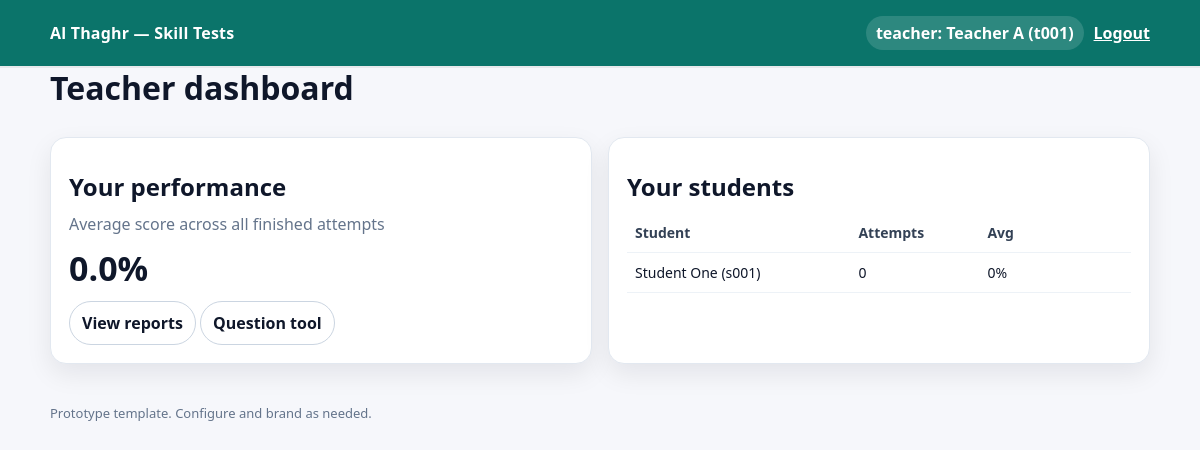
/teacher/dashboard (signed in), run on the app's committed database.
### app/models.py (models this page shows, shortened)
class User(UserMixin, db.Model):
    id = db.Column(db.String(64), primary_key=True)
    role = db.Column(db.String(16), nullable=False)  # student / teacher / chairman
    name = db.Column(db.String(128), nullable=False)
    pin_hash = db.Column(db.String(256), nullable=False)
    teacher_id = db.Column(db.String(64), db.ForeignKey("user.id"), nullable=True)
    email = db.Column(db.String(256), nullable=True)

### app/routes/teacher.py (the view)
@bp.get("/dashboard")
@login_required
def dashboard():
    if not _ensure_teacher():
        return redirect(url_for('auth.home'))
    students = User.query.filter_by(role="student", teacher_id=current_user.id).order_by(User.name.asc()).all()
    skills = Skill.query.filter_by(is_active=True).order_by(Skill.order_index.asc()).all()
    attempts = Attempt.query.filter_by(teacher_id=current_user.id).filter(Attempt.finished_at.isnot(None)).all()
    avg_score = round(100 * (sum([a.score or 0 for a in attempts]) / len(attempts)), 2) if attempts else 0.0
    student_rows = []
    for s in students:
        s_attempts = [a for a in attempts if a.student_id == s.id]
        student_rows.append({
            "student": s,
            "attempts": len(s_attempts),
            "avg": round(100 * (sum([a.score or 0 for a in s_attempts]) / len(s_attempts)), 1) if s_attempts else 0
        })
    return render_template("teacher_dashboard.html", students=students, skills=skills, avg_score=avg_score, student_rows=student_rows)

### app/routes/teacher.py (called while the page is built)
def _ensure_teacher():
    if current_user.role != "teacher":
        flash("Teacher access only.", "error")
        return False
    return True

### app/templates/teacher_dashboard.html
{% extends "base.html" %}
{% block content %}
<h1>Teacher dashboard</h1>
<div class="grid">
  <div class="card">
    <h2>Your performance</h2>
    <div class="muted">Average score across all finished attempts</div>
    <div class="big">{{ avg_score }}%</div>
    <a class="linkBtn" href="{{ url_for('teacher.reports') }}">View reports</a>
    <a class="linkBtn" href="{{ url_for('teacher.question_tool') }}">Question tool</a>
  </div>
  <div class="card">
    <h2>Your students</h2>
    {% if student_rows %}
      <table class="table">
        <thead><tr><th>Student</th><th>Attempts</th><th>Avg</th><th></th></tr></thead>
        <tbody>
          {% for r in student_rows %}
            <tr>
              <td>{{ r.student.name }} ({{ r.student.id }})</td>
              <td>{{ r.attempts }}</td>
              <td>{{ r.avg }}%</td>
              <td><a class="link" href="{{ url_for('teacher.student_detail', student_id=r.student.id) }}">Open</a></td>
            </tr>
          {% endfor %}
        </tbody>
      </table>
    {% else %}
      <div class="muted">No students linked to you yet.</div>
    {% endif %}
  </div>
</div>
{% endblock %}

### app/templates/base.html (shortened to what this page needs)
<!doctype html>
<html lang="en">
<head>
  <link rel="stylesheet" href="{{ url_for('static', filename='css/app.css') }}">
</head>
<body>
  <header class="top">
    <div class="container top-inner">
      <div class="brand">Al Thaghr — Skill Tests</div>
      <nav class="nav">
        {% if current_user.is_authenticated %}
          <span class="pill">{{ current_user.role }}: {{ current_user.name }} ({{ current_user.id }})</span>
          <a class="link" href="{{ url_for('auth.logout') }}">Logout</a>
        {% else %}
          <a class="link" href="{{ url_for('auth.login') }}">Login</a>
        {% endif %}
      </nav>
    </div>
  </header>
  <main class="container">
    {% block content %}{% endblock %}
  </main>
  <footer class="footer">
    <div class="container small">Prototype template. Configure and brand as needed.</div>
  </footer>
</body>
</html>

### app/static/css/app.css (style rules this page uses)
:root { --bg:#f6f7fb; --card:#ffffff; --text:#0f172a; --muted:#64748b; --line:#e2e8f0; --primary:#0b746a; --shadow: 0 10px 26px rgba(2,6,23,.08); --radius:16px; }
* { box-sizing:border-box; }
body { margin:0;font-family:system-ui,-apple-system,Segoe UI,Arial,sans-serif;color:var(--text);background:var(--bg); }
.container { width:min(1100px,calc(100% - 36px));margin-inline:auto; }
.top { background:var(--primary);color:#fff;padding:16px 0;box-shadow:0 2px 0 rgba(0,0,0,.06); }
.top-inner { display:flex;align-items:center;justify-content:space-between;gap:12px;flex-wrap:wrap; }
.brand { font-weight:900;letter-spacing:.2px; }
.nav { display:flex;align-items:center;gap:10px;flex-wrap:wrap; }
.link { color:#fff;text-decoration:underline;font-weight:700; }
.pill { padding:6px 10px;border-radius:999px;background:rgba(255,255,255,.14);font-weight:700; }
.footer { padding:22px 0;color:var(--muted); }
.card { background:var(--card);border:1px solid var(--line);border-radius:var(--radius);box-shadow:var(--shadow);padding:18px;margin:18px 0; }
h1 { margin:0 0 10px; }
h2 { margin:14px 0 10px; }
.muted { color:var(--muted); }
.small { font-size:13px; }
.big { font-size:34px;font-weight:900;margin-top:10px; }
.grid { display:grid;grid-template-columns:1fr 1fr;gap:16px; }
.linkBtn { display:inline-block;margin-top:10px;padding:10px 12px;border-radius:999px;border:1px solid #cbd5e1;background:#fff;color:var(--text);text-decoration:none;font-weight:800; }
.table { width:100%;border-collapse:collapse;font-size:14px; }
.table th,.table td { border-bottom:1px solid #edf2f7;padding:10px 8px;text-align:left; }
.table th { color:#334155;font-weight:900; }

### data on the page
User: role "teacher", name "Teacher A", id "t001"
User: student.name "Student One", student.id "s001"

### other printed values
{{ avg_score }} "0.0"
{{ r.attempts }} "0"
{{ r.avg }} "0"
